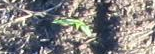
//> input picture data/section/plant.tiff, 155 x 54 px
$ ./Threshold ../../../data/section/plant.tiff   (built with g++ and OpenCV 4)
//> lines starting //> are read from the running program, lines starting //| are printed output that depends on the picture
/**
 * @file Threshold.cpp
 * @brief Sample code that shows how to use the diverse threshold options offered by OpenCV
 * @author OpenCV team
 */

#include <opencv2/imgproc/imgproc.hpp>
#include <opencv2/highgui/highgui.hpp>
#include <stdlib.h>
#include <stdio.h>

using namespace cv;

/// Global variables

int threshold_value = 0;
int threshold_type = 3;
int const max_value = 255;
int const max_type = 4;
int const max_BINARY_value = 255;

Mat src, src_gray, dst;
const char* window_name = "Threshold Demo";

const char* trackbar_type = "Type: \n 0: Binary \n 1: Binary Inverted \n 2: Truncate \n 3: To Zero \n 4: To Zero Inverted";
const char* trackbar_value = "Value";

/// Function headers
void Threshold_Demo( int, void* );

/**
 * @function main
 */
int main( int, char** argv )
{
  /// Load an image
  src = imread( argv[1], 1 );
//> src is the input picture: 54 rows x 155 cols, CV_8UC3; mean B, G, R 126.3, 126.7, 129.3

  /// Convert the image to Gray
  cvtColor( src, src_gray, COLOR_RGB2GRAY );
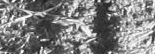
//> src_gray: 54 rows x 155 cols, CV_8UC1; min 25, max 255, mean 126.9

  /// Create a window to display results
  namedWindow( window_name, WINDOW_AUTOSIZE );

  /// Create Trackbar to choose type of Threshold
  createTrackbar( trackbar_type,
                  window_name, &threshold_type,
                  max_type, Threshold_Demo );

  createTrackbar( trackbar_value,
                  window_name, &threshold_value,
                  max_value, Threshold_Demo );
//> slider 'Value' is set to 85

  /// Call the function to initialize
  Threshold_Demo( 0, 0 );
//> in Threshold_Demo, `threshold( src_gray, dst, threshold_value, max_BINARY_value,threshold_..`:
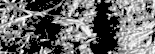
//> dst: 54 rows x 155 cols, CV_8UC1; min 0, max 255, mean 105.2

  /// Wait until user finishes program
  for(;;)
    {
      int c;
      c = waitKey( 20 );
//> the Esc key is pressed
      if( (char)c == 27 )
    { break; }
    }

}


/**
 * @function Threshold_Demo
 */
void Threshold_Demo( int, void* )
{
  /* 0: Binary
     1: Binary Inverted
     2: Threshold Truncated
     3: Threshold to Zero
     4: Threshold to Zero Inverted
   */

  threshold( src_gray, dst, threshold_value, max_BINARY_value,threshold_type );

  imshow( window_name, dst );
}
